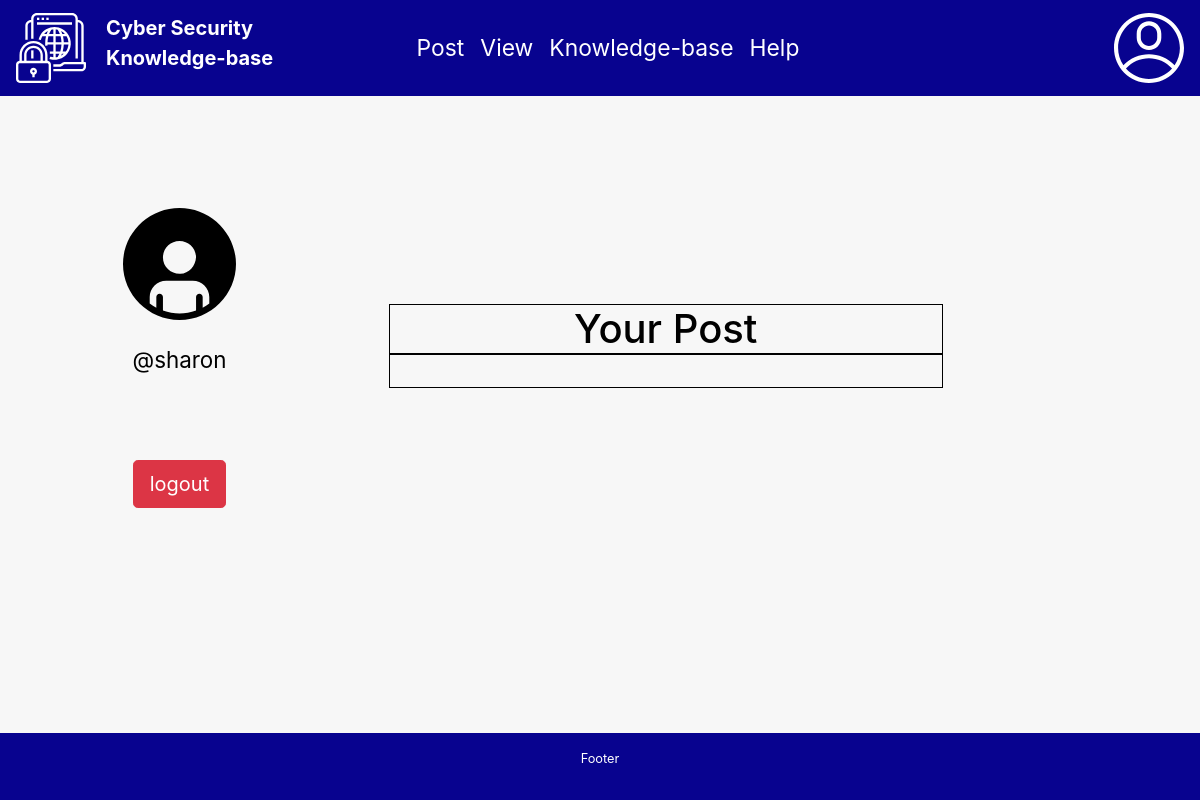
The app's page /user_profile (signed in), older data.
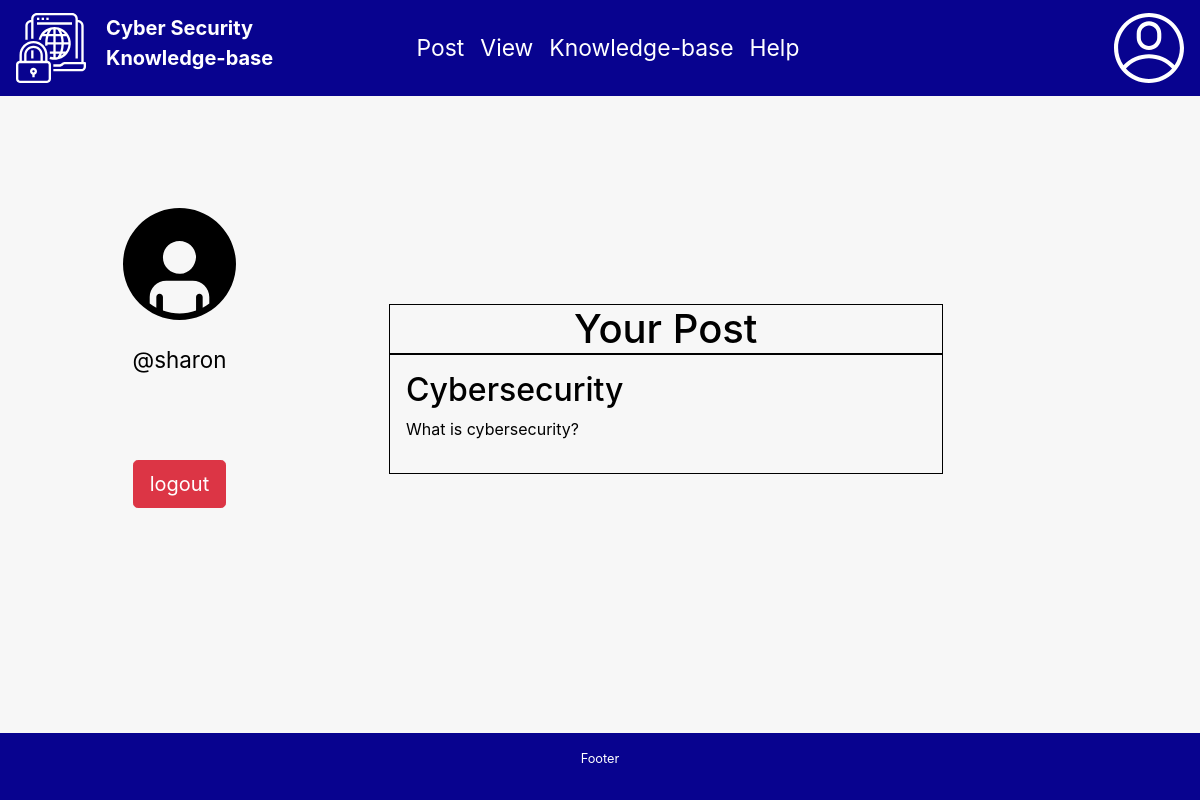
The same page, newer data.
### QuestionandAnswerForum/models.py (models this page shows, shortened)
class Question(models.Model):
    id = models.AutoField(primary_key=True)
    question_title = models.CharField(max_length=255)
    content = models.TextField()
    date_posted = models.DateTimeField(auto_now_add=True)
    posted_by = models.ForeignKey(User, on_delete = models.PROTECT)
    expertise_required = models.BooleanField(default = False)
    slug = models.SlugField(max_length=40)
    anonymous = models.BooleanField(default = True)

### QuestionandAnswerForum/views.py (the view)
# urls.py: path('user_profile', user_profile),
def user_profile(request):
    if not request.user.is_authenticated:
       return redirect('http://127.0.0.1:8000/login')
    else:
       context= {'firstname' : request.user.username}
       try:
           context['question'] =  Question.objects.filter(posted_by=request.user)
       except ObjectDoesNotExist:
           print("No questions by user")
    return render(request, "user_profile.html",context)

### QuestionandAnswerForum/templates/user_profile.html (shortened to what this page needs)
{% extends 'base.html' %}
{% load static %}
  {% block body %}
  <div class="row fix-margin">
    <div class="col-4">
  <div class="profile-image">
  <img src="{% static 'images/user.svg' %}" width="30%" height="30%">
  <p class="profile-name">@{{firstname}}</p></div>
  <form method= "POST" action = "logout">
    <div class="user-logout-button">
      <input type = "submit" value="logout" class="btn btn-lg btn-danger">
    </div>
    </form>
   </div>
  <div class="col-6">
    <div class="profile-post">
    <h1 class="your-post-title"> Your Post </h1>
    <div class="your-post">
  {% for q  in question %}
  <div class="profile-inner-post">
  <a href="/question/{{ q.id }}/{{ q.slug }}"><h2 class="q-color-black">{{ q.question_title }}</h2></a>
{{q.content}}
</div>
{% endfor %}
</div>
</div>
</div>
{% endblock %}

Row changes from the older to the newer data that the page shows:
added Question: question_title "Cybersecurity", content "What is cybersecurity?"
